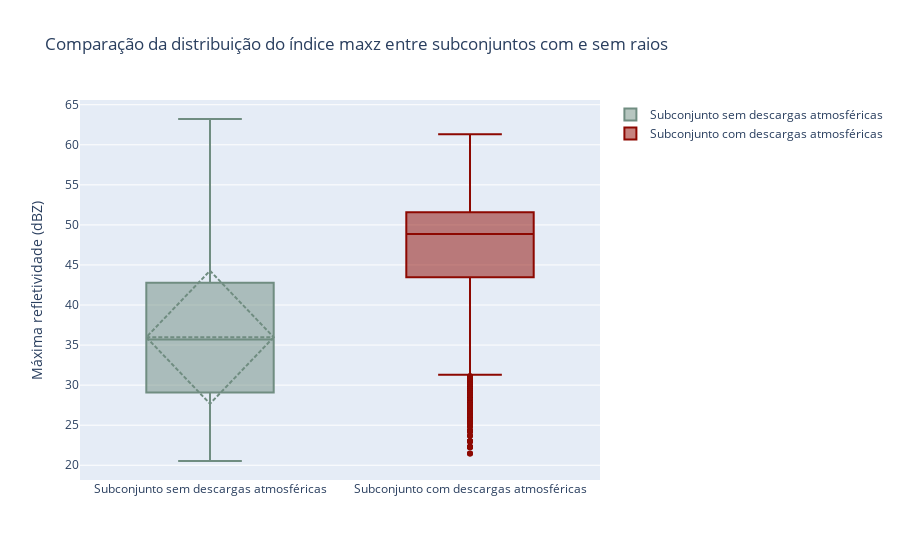

The notebook cell saved with this chart:
### Code cell
fig = go.Figure(layout=go.Layout(
    title='Comparação da distribuição do índice maxz entre subconjuntos com e sem raios'))

fig.add_trace(
    go.Box(y=no['maxz'], #boxpoints='all',
    name='Subconjunto sem descargas atmosféricas',
    marker_color='#708D81', boxmean='sd')
)

fig.add_trace(
    go.Box(y=yes['maxz'], #boxpoints='all',
    name='Subconjunto com descargas atmosféricas',
    marker_color='#8D0801')
)

# fig.update_traces(textposition='top center')

fig.update_layout(
#     template='plotly_dark',
    yaxis=go.layout.YAxis(
        title=go.layout.yaxis.Title(
            text="Máxima refletividade (dBZ)"
        )
    )
)

iplot(fig)

### Figure 1 — Plotly figure (JSON) as saved in the notebook; plotly's stock layout.template omitted (floating-point values rounded to 4 significant figures; data arrays with more than 128 entries replaced by an {"elided": "..."} marker saying what was removed)
{"data": [{"boxmean": "sd", "marker": {"color": "#708D81"}, "name": "Subconjunto sem descargas atmosféricas", "type": "box", "y": {"elided": "22205 float values"}}, {"marker": {"color": "#8D0801"}, "name": "Subconjunto com descargas atmosféricas", "type": "box", "y": {"elided": "3398 float values"}}], "layout": {"title": {"text": "Comparação da distribuição do índice maxz entre subconjuntos com e sem raios"}, "yaxis": {"title": {"text": "Máxima refletividade (dBZ)"}}}}
